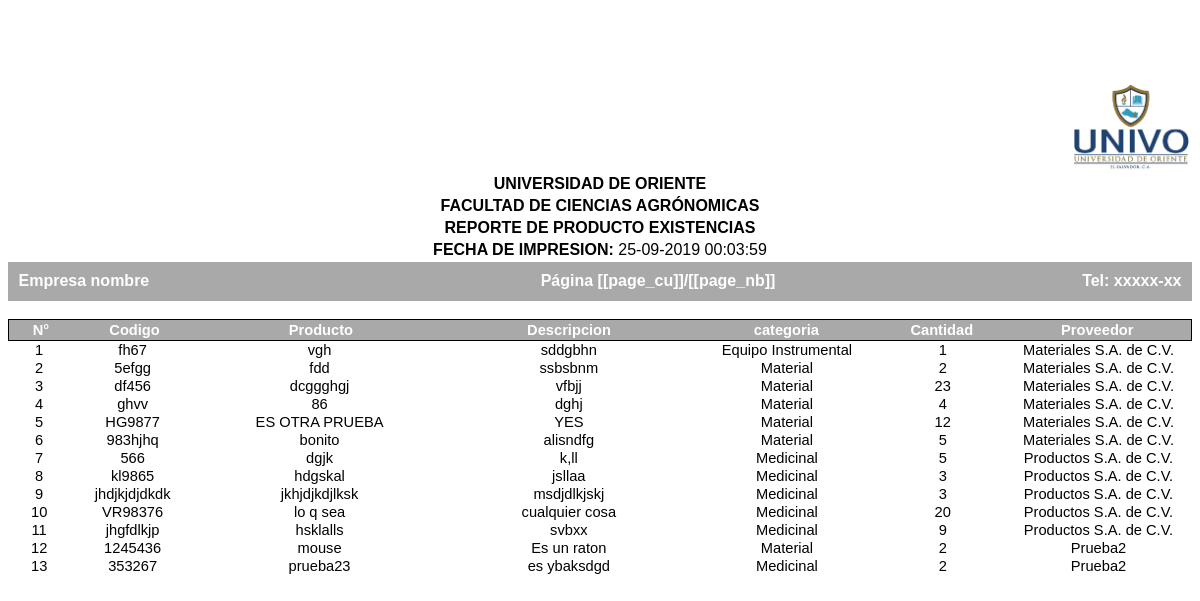
The page /reportes/report_detail_existencias.php on the database as committed earlier.
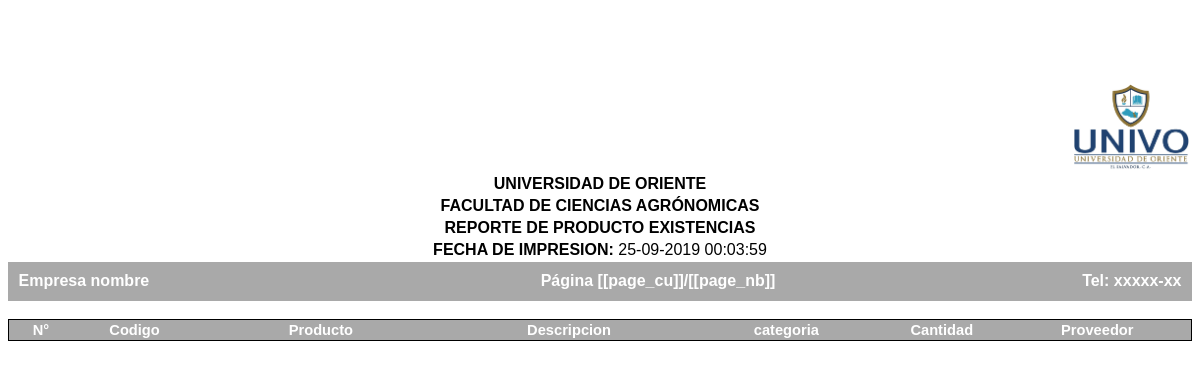
The same page on the database as committed later.
### tables this page shows
CREATE TABLE `productos` (
  `idproducto` int(11) NOT NULL,
  `cod_interno` varchar(50) NOT NULL,
  `nombre` varchar(50) NOT NULL,
  `descripcion` varchar(100) NOT NULL,
  `idcategoria` int(11) NOT NULL,
  `cantidad` int(11) NOT NULL
);

CREATE TABLE `categoria` (
  `idcategoria` int(11) NOT NULL,
  `nombre` varchar(50) NOT NULL
);

CREATE TABLE `proveedor` (
  `idproveedor` int(11) NOT NULL,
  `nombre` varchar(50) NOT NULL,
  `direccion` varchar(100) NOT NULL,
  `telefono` varchar(8) NOT NULL,
  `correo` varchar(50) NOT NULL,
  `contacto` varchar(50) NOT NULL,
  `observacion` varchar(100) NOT NULL
);

### reportes/report_detail_existencias.php (the view, shortened to what this page needs)
<page backtop="30mm" backbottom="14mm" backleft="10mm" backright="10mm" style="font-size: 12pt" backimgx="center" backimgy="bottom" backimgw="100%">
    <page_header>
    <table class="page_header" >
       <tr>
                  <td align=right style="width: 10%; color: #444444;" >
                      <img style="width: 10%;" src="../img/logo2.jpg">
                  </td>
                </tr>
                <tr>
                  <td align=center style="width:95%; "><b>UNIVERSIDAD DE ORIENTE</b></td>
                </tr><br>
                <tr>
                  <td align=center style="width:95%; "><b>FACULTAD DE CIENCIAS AGRÓNOMICAS</b></td>
                </tr><br>
                <tr>
                  <td align=center style="width:95%; "><b>REPORTE DE PRODUCTO EXISTENCIAS</b></td>
                </tr><br>
                <tr>
                  <td align=center style="width:80%; "><b>FECHA DE IMPRESION:</b> <?php echo date("d-m-Y H:i:s");?></td>
                </tr><br>
  </table>
  </page_header>
  <page_footer>
  <table class="page_footer">
    <tr>
        <td style="width: 40%; text-align: left;">
            Empresa nombre
        </td>
        <td style="width: 30%; text-align: center">
            P&aacute;gina [[page_cu]]/[[page_nb]]
        </td>
        <td style="width: 30%; text-align: right;">
            Tel: xxxxx-xx
        </td>
    </tr>
</table>
</page_footer>
<br>
<table align="center" cellspacing="1" style="width: 100%; border: solid 1px black; background: #A9A9A9; text-align: center; font-size: 11pt; color:#FFFFFF; font-family:helvetica,serif;">
    <tr>
        <th style="width:5%">N&deg;</th>
        <th style="width: 10%">Codigo</th>
        <th style="width: 20%">Producto</th>
        <th style="width: 20%">Descripcion</th>
        <th style="width: 15%">categoria</th>
        <th style="width: 10%">Cantidad</th>
        <th style="width: 15%">Proveedor</th>
    </tr>
</table>
<?php
include('../conectar.php');
$sql= "SELECT p.cod_interno as cod_interno,p.nombre as producto,p.descripcion as descripcion,c.nombre as categoria,p.cantidad as cantidad,pv.nombre as proveedor FROM  productos as p  INNER JOIN categoria as c ON (p.idcategoria=c.idcategoria) INNER JOIN stock_movimiento AS st ON (st.idproducto =p.idproducto) INNER JOIN proveedor as pv ON (st.idproveedor=pv.idproveedor)";
$query=mysqli_query($link, $sql);
$i=1;
while ($row = mysqli_fetch_array($query)) {
    ?>
    <table border="0.5px" align="center" cellspacing="0"  style="width: 100%; border:none; text-align: center; font-size: 11pt; color:#000; font-family:helvetica,serif;">
        <tr>
            <td style="width:5%"><?php echo $i; ?></td>
            <td style="width:10%"><?php echo $row['cod_interno']; ?></td>
            <td style="width:20%"><?php echo utf8_decode($row['producto']); ?></td>
            <td style="width:20%"><?php echo utf8_decode($row['descripcion']); ?></td>
            <td style="width:15%"><?php echo utf8_decode($row['categoria']); ?></td>
            <td style="width:10%"><?php echo utf8_decode($row['cantidad']); ?></td>
            <td style="width:15%"><?php echo utf8_decode($row['proveedor']); ?></td>
        </tr>
    </table>
    <?php
    $i++;
}
?>
</page>

Rows that differ between the two databases and show on the page:
removed productos: cod_interno "fh67", nombre "vgh", descripcion "sddgbhn", idcategoria.nombre "Equipo Instrumental", cantidad "1", proveedor.nombre "Materiales S.A. de C.V."
removed productos: cod_interno "5efgg", nombre "fdd", descripcion "ssbsbnm", idcategoria.nombre "Material", cantidad "2", proveedor.nombre "Materiales S.A. de C.V."
removed productos: cod_interno "df456", nombre "dcggghgj", descripcion "vfbjj", idcategoria.nombre "Material", cantidad "23", proveedor.nombre "Materiales S.A. de C.V."
removed productos: cod_interno "ghvv", nombre "86", descripcion "dghj", idcategoria.nombre "Material", cantidad "4", proveedor.nombre "Materiales S.A. de C.V."
removed productos: cod_interno "HG9877", nombre "ES OTRA PRUEBA", descripcion "YES", idcategoria.nombre "Material", cantidad "12", proveedor.nombre "Materiales S.A. de C.V."
removed productos: cod_interno "983hjhq", nombre "bonito", descripcion "alisndfg", idcategoria.nombre "Material", cantidad "5", proveedor.nombre "Materiales S.A. de C.V."
removed productos: cod_interno "566", nombre "dgjk", descripcion "k,ll", idcategoria.nombre "Medicinal", cantidad "5", proveedor.nombre "Productos S.A. de C.V."
removed productos: cod_interno "kl9865", nombre "hdgskal", descripcion "jsllaa", idcategoria.nombre "Medicinal", cantidad "3", proveedor.nombre "Productos S.A. de C.V."
removed productos: cod_interno "jhdjkjdjdkdk", nombre "jkhjdjkdjlksk", descripcion "msdjdlkjskj", idcategoria.nombre "Medicinal", cantidad "3", proveedor.nombre "Productos S.A. de C.V."
removed productos: cod_interno "VR98376", nombre "lo q sea", descripcion "cualquier cosa", idcategoria.nombre "Medicinal", cantidad "20", proveedor.nombre "Productos S.A. de C.V."
removed productos: cod_interno "jhgfdlkjp", nombre "hsklalls", descripcion "svbxx", idcategoria.nombre "Medicinal", cantidad "9", proveedor.nombre "Productos S.A. de C.V."
removed productos: cod_interno "1245436", nombre "mouse", descripcion "Es un raton", idcategoria.nombre "Material", cantidad "2", proveedor.nombre "Prueba2"
removed productos: cod_interno "353267", nombre "prueba23", descripcion "es ybaksdgd", idcategoria.nombre "Medicinal", cantidad "2", proveedor.nombre "Prueba2"
